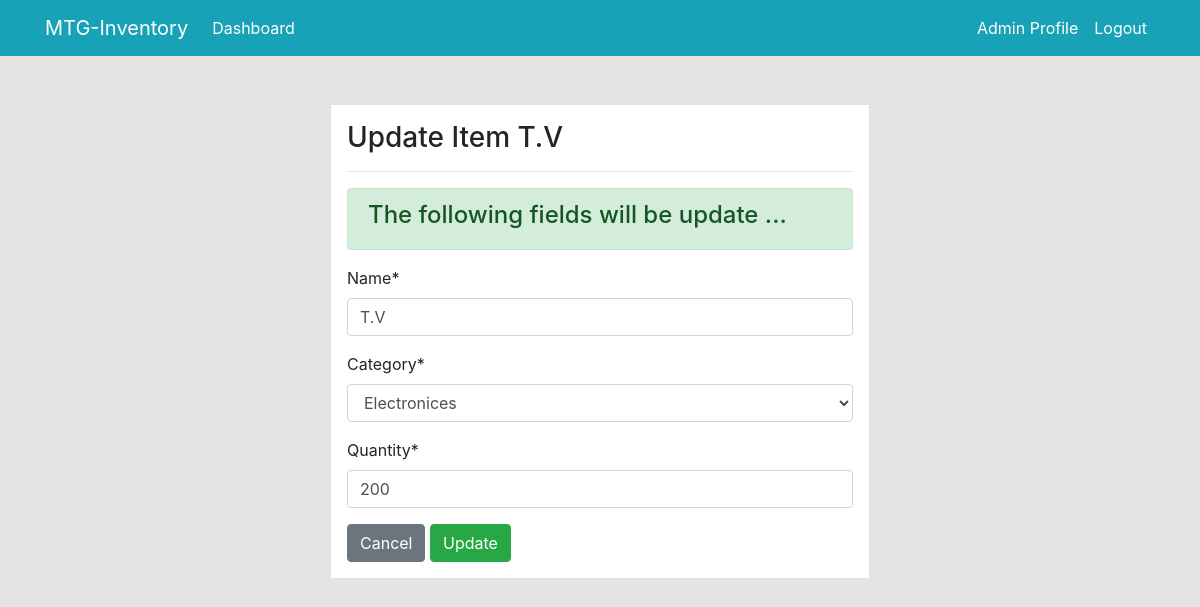
The app's page /dashboard/product/1/update/ (signed in), older data.
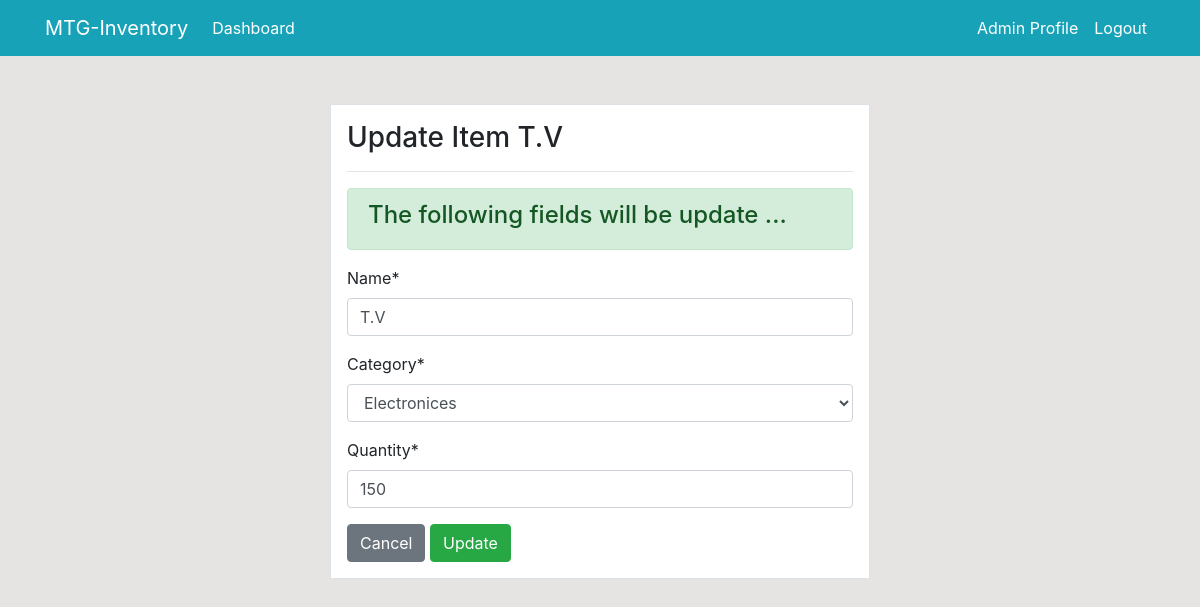
The same page, newer data.
### homepage/models.py (models this page shows, shortened)
class Product (models.Model):
    name = models.CharField(max_length=200, null=True)
    category = models.CharField(max_length=20, choices=CATEGORY, null=True)
    quantity = models.PositiveIntegerField(null=True)
    class Meta:
        verbose_name_plural = 'Product ***'

### homepage/views.py (the view)
# urls.py: path('product/<int:pk>/update/',views.product_update,name='dashboard_product_update'),
@login_required
def product_update(request,pk):
    item=Product.objects.get(id=pk)
    if request.method=='POST':
        form=ProductForm(request.POST, instance=item)
        if form.is_valid():
            form.save()
            return redirect('dashboard_products')
    else:
        form=ProductForm(instance=item)
    context={
        'items':item,
        'form':form,
    }
    return render(request,'dashboard/products_update.html',context)

### homepage/forms.py
class ProductForm(forms.ModelForm):
    class Meta:
        model = Product
        fields=['name','category','quantity']

### templates/dashboard/products_update.html (shortened to what this page needs)
{% extends 'partials/base.html'%}
{% load crispy_forms_tags %}
{% block content %}
<div class="container">
    <div class="row mt-5">
        <div class="col-md-6 offset-md-3">
            <div class="border bg-white p-3">
                <h3>Update Item {{ items.name }}</h3>
                <hr>
                <div class="alert alert-success" role="alert">
                    <h4 class="alert-heading">The following fields will be update ...</h4>
                  </div>
                  <form method="POST">
                      {{ form|crispy }}
                    <a class="btn btn-secondary" href="{% url 'dashboard_products' %}">Cancel</a>
                    <input class="btn btn-success" type="submit" value="Update">
                    </form>
            </div>
        </div>
    </div>
</div>
{% endblock %}

Row changes from the older to the newer data that the page shows:
changed Product "Electronices": quantity "200" → "150"
